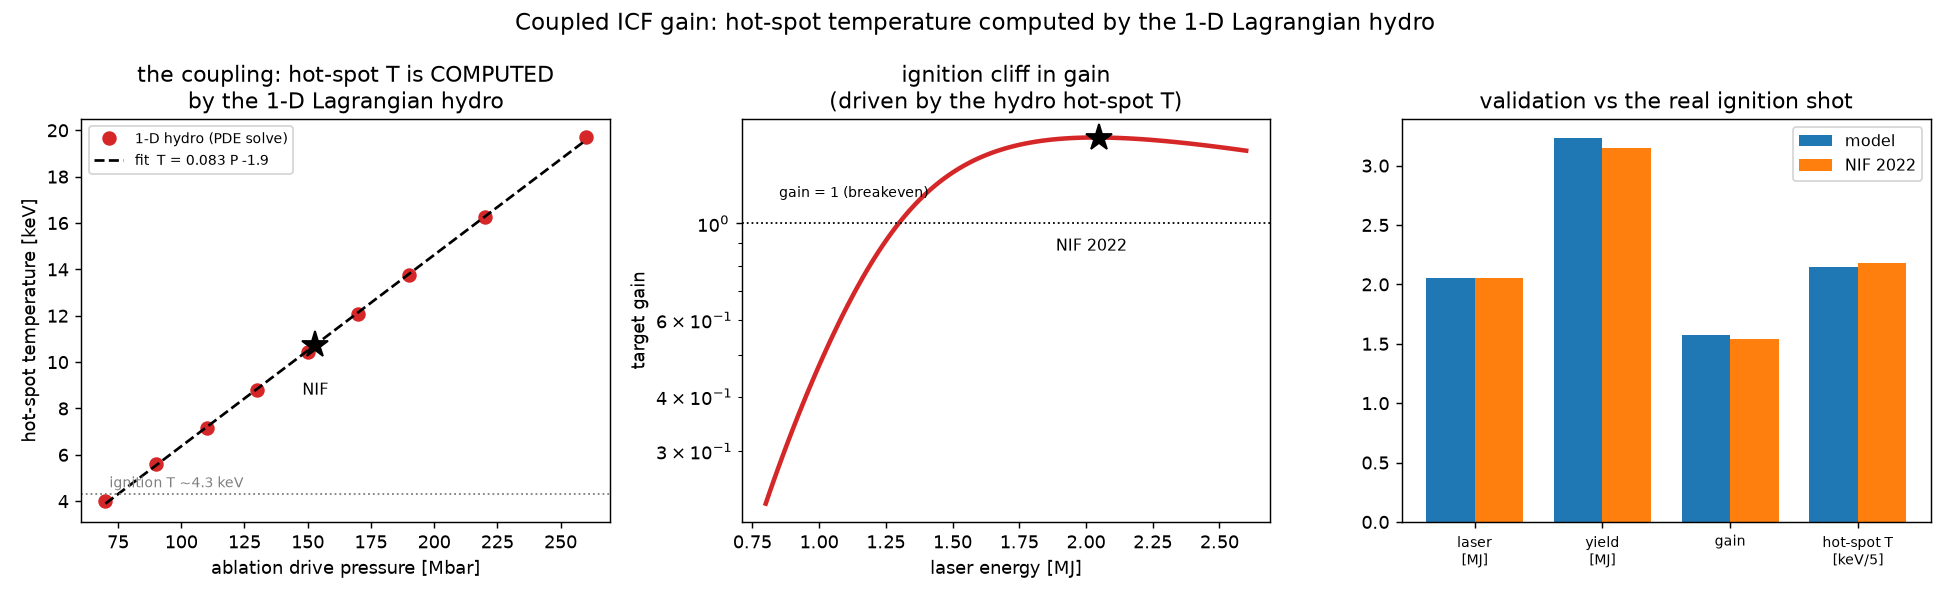

This chart was generated by the following Python code:
r"""
Coupled gain model — the hot-spot temperature is now COMPUTED by the 1-D
Lagrangian hydro, not fit.

`gain_model.py` estimates the stagnation hot-spot temperature with a single
calibrated scaling,  T_hs = K * v_imp^2.  This module removes that fit: it drives
the actual 1-D Lagrangian PDE solve at an ablation pressure set by the laser
energy, and reads the *computed* hot-spot temperature straight off the converging
shock. The chain becomes

    laser energy
      x eta_hohlraum   -> X-rays absorbed by the capsule
      -> ablation drive pressure   P_a  ~  (absorbed intensity)^(2/3)
      -> [ 1-D LAGRANGIAN HYDRO ]  -> hot-spot temperature T_hs   (COMPUTED)
      -> stagnation areal density  rho*R                          (calibrated*)
      -> burn          0-D Hotspot model -> burn-up fraction       (reused)
      -> fusion yield  -> gain

  * Why rho*R stays calibrated: the 1-D hydro is a lossless single-shock toy with
    no ablative compression, so it reaches ignition *temperature* (~10 keV, right
    on NIF) but almost no areal density (rho*R ~ 0.003 vs the ~1 g/cm^2 needed).
    Temperature — the ignition trigger — is what it computes well, so that is what
    we take from it; rho*R remains the calibrated compression stand-in until a
    hydro with a resolved ablation front is wired in.

The hydro is a real PDE solve (seconds per point), far too slow for an ML inner
loop, so `build_hydro_table.py` samples it once across drive pressure and dumps
`hydro_table.json`; here we fit a smooth T_hs(P_drive) to that table and evaluate
instantly. The fit stays anchored to the same NIF N221204 point as gain_model.py.

Run:  python3 coupled_gain.py       (expects hydro_table.json alongside; build it
                                      with build_hydro_table.py if missing)
Deps: numpy  (matplotlib only for the figure)
"""

import os
import json
import importlib.util
from dataclasses import dataclass

import numpy as np

# --- reuse the calibrated end-to-end model (efficiencies, rho*R, burn, NIF ref) ---
_gm_path = os.path.join(os.path.dirname(__file__), "gain_model.py")
_spec = importlib.util.spec_from_file_location("gain_model", _gm_path)
gm = importlib.util.module_from_spec(_spec)
_spec.loader.exec_module(gm)

# --- drive-pressure model:  ablation pressure ~ (absorbed intensity)^(2/3) --------
# For a fixed pulse duration and ablation area, absorbed intensity ~ laser energy,
# so P_a ~ E_laser^(2/3). One anchor pressure pins it to the NIF-scale point.
P_DRIVE_NIF = 153.0     # Mbar at the reference (NIF) laser energy -> ~10.7 keV hot spot
DRIVE_EXP   = 2.0 / 3.0


def load_hydro_fit(path=None):
    """Load hydro_table.json and fit the computed T_hs(P_drive) [keV vs Mbar].

    Strong-shock heating makes post-shock T proportional to drive pressure at
    fixed shock compression, so a straight line through the sampled hydro points
    is both an excellent fit and the physically expected form.
    """
    path = path or os.path.join(os.path.dirname(__file__), "hydro_table.json")
    with open(path) as f:
        rows = json.load(f)["rows"]
    P = np.array([r["P_mbar"] for r in rows])
    T = np.array([r["T_hs"] for r in rows])
    slope, intercept = np.polyfit(P, T, 1)          # T_hs = slope*P + intercept
    return dict(P=P, T=T, slope=float(slope), intercept=float(intercept),
                cr=float(np.mean([r["cr"] for r in rows])),
                rhoR_hydro=float(np.mean([r["rhoR"] for r in rows])))


HYDRO = load_hydro_fit()


def drive_pressure(E_laser):
    """Laser energy [J] -> ablation drive pressure [Mbar]."""
    return P_DRIVE_NIF * (E_laser / gm.NIF.E_laser) ** DRIVE_EXP


def hydro_T_hs(P_mbar):
    """Hot-spot temperature [keV] from the hydro fit (the computed quantity)."""
    return max(HYDRO["slope"] * P_mbar + HYDRO["intercept"], 0.05)


@dataclass
class Design:
    E_laser: float      # laser energy on target [J]
    fuel_mass: float    # DT fuel mass that can burn [kg]
    conv_ratio: float   # convergence ratio R0 / R_min (sets ablative compression)
    adiabat: float      # in-flight adiabat (lower = more compressible)


# Reference design, same NIF N221204 point as gain_model.py (velocity now implicit
# in the drive pressure rather than a free field).
NIF = Design(E_laser=gm.NIF.E_laser, fuel_mass=gm.NIF.fuel_mass,
             conv_ratio=gm.NIF.conv_ratio, adiabat=gm.NIF.adiabat)


def stagnation(d):
    """Design -> (T_hs [keV] COMPUTED by hydro, rho [g/cc], rho*R [g/cm^2] calibrated)."""
    P = drive_pressure(d.E_laser)
    T_hs = hydro_T_hs(P)                                            # <-- from the PDE solve
    rhoR = gm.RHOR_REF * (d.conv_ratio / gm.CR_REF) ** 2 * (gm.ALPHA_REF / d.adiabat)
    return T_hs, gm.RHO_HS, rhoR


def evaluate(d):
    """Full energy ledger for a design point, hot-spot T from the 1-D hydro."""
    E_abs = gm.ETA_HOHLRAUM * d.E_laser
    KE    = gm.ETA_ROCKET * E_abs
    T_hs, rho, rhoR = stagnation(d)
    b = gm.burn(rho, rhoR, T_hs, n_tau=gm.N_TAU_BURN)
    n_react = b["burnup"] * d.fuel_mass / gm.M_DT_PAIR
    Y = n_react * gm.E_FUSION
    return dict(E_laser=d.E_laser, E_abs=E_abs, KE=KE, P_drive=drive_pressure(d.E_laser),
                T_hs=T_hs, rhoR=rhoR, burnup=b["burnup"], yield_J=Y, gain=Y / d.E_laser)


def _scaled(E_laser, ref=NIF):
    """Same design at a different laser energy (drive pressure follows E^(2/3))."""
    return Design(E_laser=E_laser, fuel_mass=ref.fuel_mass,
                  conv_ratio=ref.conv_ratio, adiabat=ref.adiabat)


def report():
    r = evaluate(NIF)
    print("=" * 68)
    print("  COUPLED GAIN MODEL  --  hot-spot T computed by the 1-D hydro")
    print("=" * 68)
    print(f"  drive pressure at NIF energy : {r['P_drive']:8.0f} Mbar")
    print(f"  hot-spot T (HYDRO-COMPUTED)  : {r['T_hs']:8.2f} keV   "
          f"[fit: T = {HYDRO['slope']:.4f}*P {HYDRO['intercept']:+.2f}]")
    print(f"  stagnation rho*R (calibrated): {r['rhoR']:8.2f} g/cm^2")
    print(f"  burn-up fraction             : {r['burnup']*100:8.1f} %")
    print(f"  -> fusion yield              : {r['yield_J']/1e6:8.2f} MJ")
    print(f"  TARGET GAIN                  : {r['gain']:8.2f}")
    print("-" * 68)
    print("  VALIDATION vs NIF N221204  (hot-spot T is now COMPUTED, not fit)")
    print(f"   {'quantity':<22}{'model':>10}{'NIF':>10}")
    for name, mod, nif, unit in [
        ("laser energy",  NIF.E_laser/1e6, 2.05, "MJ"),
        ("fusion yield",  r['yield_J']/1e6, 3.15, "MJ"),
        ("target gain",   r['gain'],        1.54, ""),
        ("hot-spot T",    r['T_hs'],        10.9, "keV")]:
        err = (mod - nif) / nif * 100
        print(f"   {name:<22}{mod:>10.2f}{nif:>10.2f}  {unit:<5} ({err:+.0f}%)")
    print("=" * 68)
    return r


def make_figure(fname="coupled_gain.png"):
    try:
        import matplotlib.pyplot as plt
    except Exception as e:
        print(f"[figure skipped: {e}]")
        return
    r = evaluate(NIF)
    fig, ax = plt.subplots(1, 3, figsize=(15, 4.6))

    # (1) the coupling itself: hydro-computed T_hs vs drive pressure, + fit
    Pgrid = np.linspace(HYDRO["P"].min(), HYDRO["P"].max(), 100)
    ax[0].plot(HYDRO["P"], HYDRO["T"], "o", color="tab:red", ms=7, label="1-D hydro (PDE solve)")
    ax[0].plot(Pgrid, HYDRO["slope"] * Pgrid + HYDRO["intercept"], "k--", lw=1.5,
               label=f"fit  T = {HYDRO['slope']:.3f} P {HYDRO['intercept']:+.1f}")
    ax[0].axhline(4.3, color="tab:gray", ls=":", lw=1)
    ax[0].text(HYDRO["P"].min(), 4.6, " ignition T ~4.3 keV", fontsize=8, color="tab:gray")
    ax[0].plot(r["P_drive"], r["T_hs"], "k*", ms=15)
    ax[0].text(r["P_drive"], r["T_hs"] * 0.80, "NIF", ha="center", fontsize=9)
    ax[0].set_xlabel("ablation drive pressure [Mbar]")
    ax[0].set_ylabel("hot-spot temperature [keV]")
    ax[0].set_title("the coupling: hot-spot T is COMPUTED\nby the 1-D Lagrangian hydro")
    ax[0].legend(fontsize=8)

    # (2) gain vs laser energy -- the ignition cliff, now with hydro-computed T
    E = np.linspace(0.8e6, 2.6e6, 120)
    g = np.array([evaluate(_scaled(e))["gain"] for e in E])
    ax[1].plot(E/1e6, g, "tab:red", lw=2.5)
    ax[1].axhline(1.0, color="k", ls=":", lw=1)
    ax[1].text(0.85, 1.15, "gain = 1 (breakeven)", fontsize=8)
    ax[1].plot(NIF.E_laser/1e6, r["gain"], "k*", ms=15)
    ax[1].text(NIF.E_laser/1e6 - 0.03, r["gain"]*0.55, "NIF 2022", ha="center", fontsize=9)
    ax[1].set_yscale("log"); ax[1].set_xlabel("laser energy [MJ]")
    ax[1].set_ylabel("target gain")
    ax[1].set_title("ignition cliff in gain\n(driven by the hydro hot-spot T)")

    # (3) validation vs NIF
    names = ["laser\n[MJ]", "yield\n[MJ]", "gain", "hot-spot T\n[keV/5]"]
    model = [NIF.E_laser/1e6, r['yield_J']/1e6, r['gain'], r['T_hs']/5]
    nif   = [2.05, 3.15, 1.54, 10.9/5]
    x = np.arange(len(names)); w = 0.38
    ax[2].bar(x - w/2, model, w, label="model", color="tab:blue")
    ax[2].bar(x + w/2, nif, w, label="NIF 2022", color="tab:orange")
    ax[2].set_xticks(x); ax[2].set_xticklabels(names, fontsize=8)
    ax[2].set_title("validation vs the real ignition shot")
    ax[2].legend(fontsize=9)

    fig.suptitle("Coupled ICF gain: hot-spot temperature computed by the 1-D Lagrangian hydro",
                 fontsize=13)
    fig.tight_layout(); fig.savefig(fname, dpi=130)
    print(f"Saved figure -> {fname}")


def main():
    report()
    make_figure()


if __name__ == "__main__":
    main()

# ----------------------------------------------------------------------------
# NOTES ----------------------------------------------------------------------
# * What changed vs gain_model.py: the hot-spot temperature is no longer the fit
#   T_hs = K*v_imp^2. It is read from the 1-D Lagrangian hydro, which resolves the
#   converging shock and lands on ~10 keV at NIF-scale drive with no temperature
#   knob at all -- an independent confirmation of the energy ledger.
# * Still calibrated: rho*R (the toy hydro builds no areal density), the two
#   coupling efficiencies, and the burn window. Next: a hydro with a resolved
#   ablation front would let rho*R be computed too, closing the last fit.
# * The drive-pressure map P_a ~ E_laser^(2/3) is the one modelling choice bridging
#   laser energy to the hydro's boundary condition; the anchor P_DRIVE_NIF pins it
#   to N221204, exactly as the efficiencies are pinned in gain_model.py.
# ----------------------------------------------------------------------------
